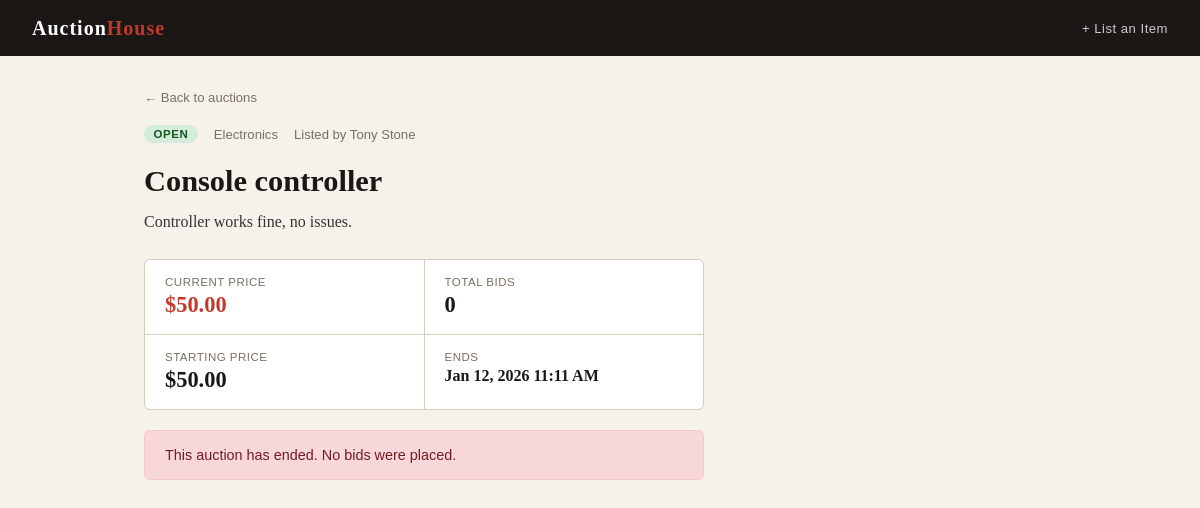
Page /item/1 on the committed database.
### models.py (models this page shows, shortened)
class Item(db.Model):
    __tablename__ = 'item'
    id = db.Column(db.Integer, primary_key=True)
    seller_id = db.Column(db.Integer, db.ForeignKey('user.id'), nullable=False)
    category_id = db.Column(db.Integer, db.ForeignKey('category.id'), nullable=False)
    title = db.Column(db.String(120), nullable=False)
    description = db.Column(db.Text, nullable=False)
    starting_price = db.Column(db.Float, nullable=False)
    end_time = db.Column(db.DateTime, nullable=False)
    status = db.Column(db.String(10), default='open')  # 'open' or 'closed'
    bids = db.relationship('Bid', backref='item', lazy=True)
    def current_price(self):
        if self.bids:
            return max(b.amount for b in self.bids)
        return self.starting_price
    def bid_count(self):
        return len(self.bids)
    def is_open(self):
        return self.status == 'open' and datetime.utcnow() < self.end_time

class Category(db.Model):
    __tablename__ = 'category'
    id = db.Column(db.Integer, primary_key=True)
    name = db.Column(db.String(50), unique=True, nullable=False)
    items = db.relationship('Item', backref='category', lazy=True)

class User(db.Model):
    __tablename__ = 'user'
    id = db.Column(db.Integer, primary_key=True)
    username = db.Column(db.String(80), unique=True, nullable=False)
    email = db.Column(db.String(120), unique=True, nullable=False)
    password_hash = db.Column(db.String(128), nullable=False)
    created_at = db.Column(db.DateTime, default=datetime.utcnow)
    items = db.relationship('Item', backref='seller', lazy=True, foreign_keys='Item.seller_id')
    bids = db.relationship('Bid', backref='bidder', lazy=True)

### app.py (the view, shortened to what this page needs)
@app.route('/item/<int:item_id>', methods=['GET', 'POST'])
def item_detail(item_id):
    item = Item.query.get_or_404(item_id)
    form = BidForm()
    bids = Bid.query.filter_by(item_id=item_id).order_by(Bid.placed_at.desc()).all()
    return render_template('item.html', item=item, form=form, bids=bids)

### app.py (called while the page is built, shortened)
def seed_data():
    if Category.query.count() == 0:
        categories = ['Electronics', 'Clothing', 'Collectibles', 'Books', 'Sports', 'Other']
        for name in categories:
            db.session.add(Category(name=name))
        db.session.commit()

@app.before_request
def create_tables():
    db.create_all()
    seed_data()

### templates/item.html (shortened to what this page needs)
{% extends 'base.html' %}  {% block content %}
<a href="{{ url_for('index') }}" class="back">← Back to auctions</a>
<div class="item-layout">
  <div class="item-main">
    <div class="item-meta">
      <span class="badge badge-{{ item.status }}">{{ item.status }}</span>
      <span>{{ item.category.name }}</span>
      <span>Listed by {{ item.seller.username }}</span>
    </div>
    <h1>{{ item.title }}</h1>
    <p class="item-desc">{{ item.description }}</p>
    <div class="bid-stats">
      <div class="stat">
        <div class="label">Current Price</div>
        <div class="value price">
          ${{ '%.2f'|format(item.current_price()) }}
        </div>
      </div>
      <div class="stat">
        <div class="label">Total Bids</div>
        <div class="value">{{ item.bid_count() }}</div>
      </div>
      <div class="stat">
        <div class="label">Starting Price</div>
        <div class="value">${{ '%.2f'|format(item.starting_price) }}</div>
      </div>
      <div class="stat">
        <div class="label">Ends</div>
        <div class="value" style="font-size: 1rem">
          {{ item.end_time.strftime('%b %d, %Y %I:%M %p') }}
        </div>
      </div>
    </div>
    {% if not item.is_open() %}
    <div class="closed-banner">
      This auction has ended. {% if bids %}
      <div class="winner">
        Winner: {{ bids[0].bidder.username }} — ${{
        '%.2f'|format(bids[0].amount) }}
      </div>
      {% else %} No bids were placed. {% endif %}
    </div>
    {% endif %}
  </div>
</div>
{% endblock %}

### templates/base.html (shortened to what this page needs)
<!doctype html>
<html lang="en">
  <head>
  </head>
  <body>
    <nav>
      <a href="{{ url_for('index') }}" class="brand"
        >Auction<span>House</span></a
      >
      <a href="{{ url_for('create_item') }}" class="nav-link">+ List an Item</a>
    </nav>
    <div class="container">
       {% block content %}{% endblock %}
    </div>
  </body>
</html>

### templates/base.html (style rules this page uses)
*, *::before, *::after { box-sizing: border-box; margin: 0; padding: 0; }
:root { --bg: #f5f2eb; --surface: #ffffff; --border: #d6cfc0; --text: #1a1714; --text-muted: #7a7060; --accent: #c0392b; --accent-dark: #962d22; --success: #27ae60; --radius: 6px; --font: "Georgia", serif; --font-ui: "Verdana", sans-serif; }
body { background: var(--bg); color: var(--text); font-family: var(--font); min-height: 100vh; }
nav { background: var(--text); padding: 0 2rem; display: flex; align-items: center; justify-content: space-between; height: 56px; }
nav .brand { color: #fff; font-size: 1.25rem; font-weight: bold; text-decoration: none; letter-spacing: 1px; }
nav .brand span { color: var(--accent); }
nav a.nav-link { color: #ccc; text-decoration: none; font-family: var(--font-ui); font-size: 0.82rem; letter-spacing: 0.5px; }
.container { max-width: 960px; margin: 0 auto; padding: 2rem 1.5rem; }
.badge { display: inline-block; padding: 0.2rem 0.6rem; border-radius: 999px; font-family: var(--font-ui); font-size: 0.72rem; font-weight: bold; text-transform: uppercase; letter-spacing: 0.5px; }
.badge-open { background: #d4edda; color: #155724; }

### templates/item.html (style rules this page uses)
.back { font-family: var(--font-ui); font-size: 0.82rem; color: var(--text-muted); text-decoration: none; display: inline-block; margin-bottom: 1.25rem; }
.item-layout { display: grid; grid-template-columns: 1fr 320px; gap: 2rem; align-items: start; }
.item-main h1 { font-size: 1.9rem; line-height: 1.2; margin-bottom: 0.5rem; }
.item-meta { display: flex; gap: 1rem; align-items: center; margin-bottom: 1.25rem; font-family: var(--font-ui); font-size: 0.82rem; color: var(--text-muted); }
.item-desc { line-height: 1.7; color: #333; margin-bottom: 1.5rem; }
.bid-stats { display: grid; grid-template-columns: 1fr 1fr; gap: 1px; background: var(--border); border: 1px solid var(--border); border-radius: var(--radius); overflow: hidden; margin-bottom: 1.25rem; }
.stat { background: var(--surface); padding: 1rem 1.25rem; }
.stat .label { font-family: var(--font-ui); font-size: 0.72rem; text-transform: uppercase; letter-spacing: 0.5px; color: var(--text-muted); margin-bottom: 0.25rem; }
.stat .value { font-size: 1.4rem; font-weight: bold; }
.stat .value.price { color: var(--accent); }
.closed-banner { background: #f8d7da; border: 1px solid #f5c6cb; border-radius: var(--radius); padding: 1rem 1.25rem; margin-bottom: 1.25rem; font-family: var(--font-ui); font-size: 0.9rem; color: #721c24; }

### rows in the picture
Item: status "OPEN", title "Console controller", description "Controller works fine, no issues.", current_price "50.00", starting_price "50.00", end_time "Jan 12, 2026 11:11 AM"
Category: category.name "Electronics"
User: seller.username "Tony Stone"

### other values in the picture
{{ item.bid_count() }} "0"
